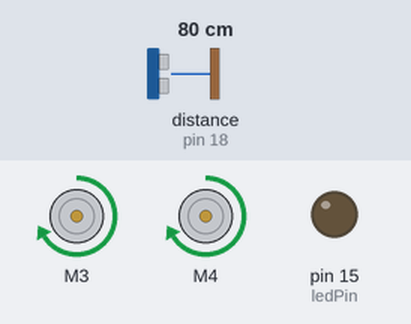
The sketch below on a simulated Arduino Uno, built with avr-gcc and run on an emulated ATmega328P. On the bench: 2 × DC motor (green arrow = forward, orange = backward, longer = faster), output pins drawn as LEDs (lit = HIGH). Wiring (inferred from the names in the program): ultrasonic range finder: trigger pin 19; echo pin 18. The test bench sets the inputs (shaded band); at power-on: distance to the obstacle (sensor on pin 18) 80 cm. The echo pulse lasts 58.3 µs per cm; pins used as bus, display or sensor lines are not drawn.

Above: at 1.2 s.
1.3 s: distance to the obstacle (sensor on pin 18) set to 16 cm
2.8 s: distance to the obstacle (sensor on pin 18) set to 13 cm
At 3.4 s:
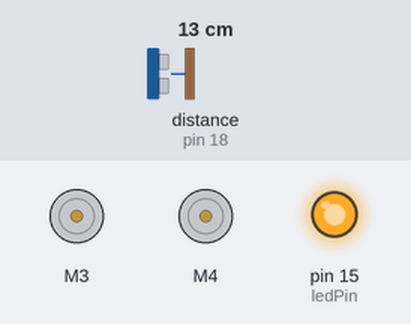
4.3 s: distance to the obstacle (sensor on pin 18) set to 18 cm
At 5.2 s:
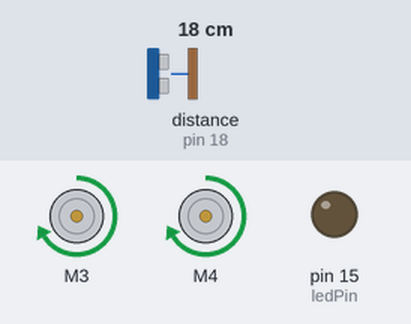
5.8 s: distance to the obstacle (sensor on pin 18) set to 2 cm
At 7.2 s:
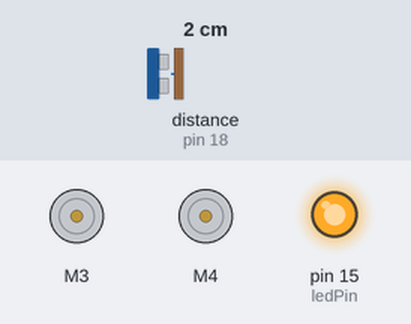
Timing chart, 0 to 8.3 s (numbered marks = the images above; inputs shaded):
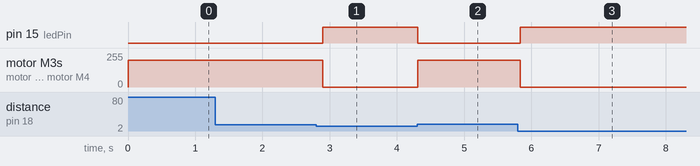

The sketch:

RC_Car_with_bluetooth_no_app.ino
```cpp
#include <AFMotor.h>
#include <SoftwareSerial.h>

AF_DCMotor motor(3, MOTOR12_1KHZ); // create motor #1, 64KHz pwm
AF_DCMotor motor2(4, MOTOR12_1KHZ); // create motor #2, 64KHz pwm

//pins go 14 - 19
//a5 -> 19
const int trigPin = 19;
//a4 -> 18
const int echoPin = 18;
int initialSpeed = 200;
#define ledPin 15
int state = 0;
SoftwareSerial mySerial(16,17);//rx,tx

void setup() {
  // initialize serial communication, useful for printing/logging
  pinMode(ledPin, OUTPUT);
  digitalWrite(ledPin, LOW);
  mySerial.begin(9600);

  motor.setSpeed(initialSpeed);     // set the speed to 200/255
  motor2.setSpeed(initialSpeed);
}

void loop()
{

  if(Serial.available() > 0){ // Checks whether data is comming from the serial port
    state = Serial.read(); // Reads the data from the serial port
  }
  // establish variables for duration of the ping,
  // and the distance result in inches and centimeters:
  long duration, cm;

  // The sensor is triggered by a HIGH pulse of 10 or more microseconds.
  // Give a short LOW pulse beforehand to ensure a clean HIGH pulse:
  pinMode(trigPin, OUTPUT);
  digitalWrite(trigPin, LOW);
  delayMicroseconds(2);
  digitalWrite(trigPin, HIGH);
  delayMicroseconds(10);
  digitalWrite(trigPin, LOW);

  // Read the signal from the sensor: a HIGH pulse whose
  // duration is the time (in microseconds) from the sending
  // of the ping to the reception of its echo off of an object.
  pinMode(echoPin, INPUT);
  duration = pulseIn(echoPin, HIGH);

  // convert the time into a distance
  cm = microsecondsToCentimeters(duration);
//  mySerial.print(cm);
//  mySerial.println("cm");
//  mySerial.println();

  if(cm < 15){
    digitalWrite(ledPin, HIGH);
    motor.run(RELEASE);      // stopped
    motor2.run(RELEASE);
  } else{
    digitalWrite(ledPin, LOW);
      motor.run(FORWARD);      // turn it on going forward
      motor2.run(FORWARD);
//  delay(250);
  }


  delay(100);
}

/*
long microsecondsToInches(long microseconds)
{
  // According to Parallax's datasheet for the PING))), there are
  // 73.746 microseconds per inch (i.e. sound travels at 1130 feet per
  // second).  This gives the distance travelled by the ping, outbound
  // and return, so we divide by 2 to get the distance of the obstacle.
  // See: http://www.parallax.com/dl/docs/prod/acc/28015-PING-v1.3.pdf
  return microseconds / 74 / 2;
}
*/

long microsecondsToCentimeters(long microseconds)
{
  // The speed of sound is 340 m/s or 29 microseconds per centimeter.
  // The ping travels out and back, so to find the distance of the
  // object we take half of the distance travelled.
  return microseconds / 29 / 2;
}
```

Measured:
- the behaviour switches between 15 and 14 cm on distance to the obstacle (sensor on pin 18) (found by bisection; images 0 and 1)
- after the input at 1.3 s, every drawn part: stays the same
- after the input at 2.8 s, pin 15 (ledPin): LOW → HIGH after 0.09 s; motor M3, motor M4: forward 200/255 → stopped after 0.09 s
- after the input at 4.3 s, pin 15 (ledPin): HIGH → LOW at once; motor M3, motor M4: stopped → forward 200/255 at once
- after the input at 5.8 s, pin 15 (ledPin): LOW → HIGH at once; motor M3, motor M4: forward 200/255 → stopped at once
